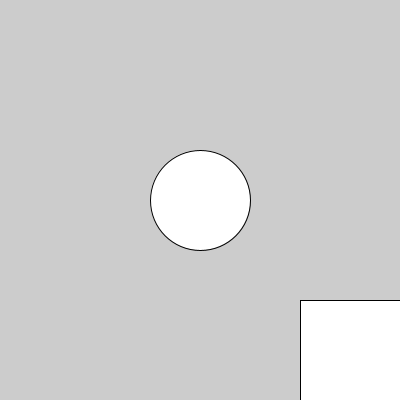
Frame 1 (no input)
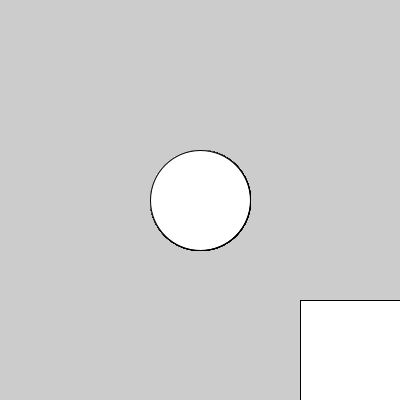
Frame 60 (the mouse pressed at the canvas centre just before this capture)
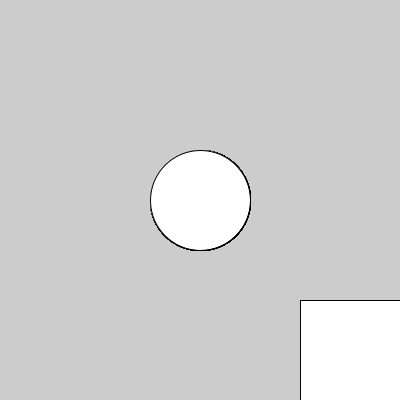
Frame 120 (the mouse held since frame 60 and released just before this capture)

The Processing sketch that drew these frames (run headless with seeded random() and noise(); from frame 60 on, the mouse is pressed at the canvas centre):

// Processing sketch: intro_variables
// ── intro_variables.pde
float tamX; //declarar la variable
float tamY;

void setup() {
  size(400, 400);
  tamX = width/4; //valor a la variable
  tamY = height/4;
}

void draw() {

  ellipse(width/2, height/2, tamY, tamY);
  rect(width-tamX, height-tamY, tamX, tamY);
}
